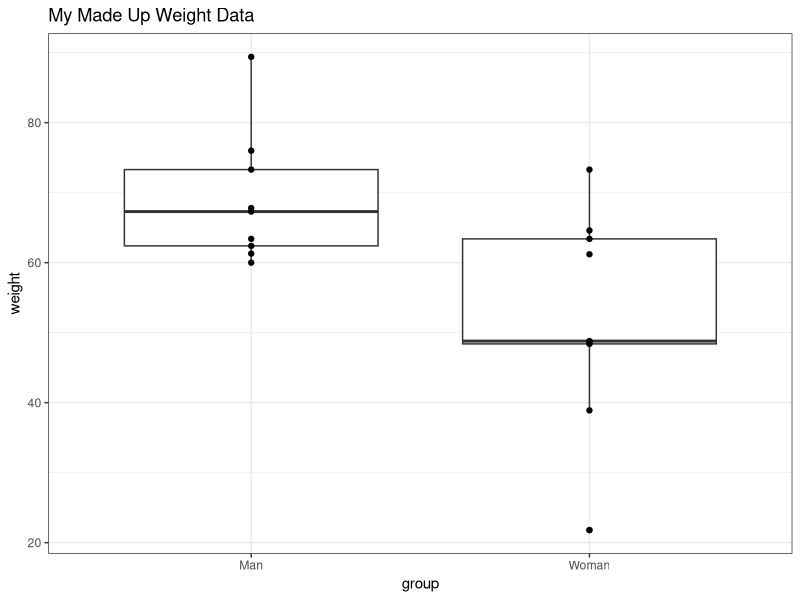

Reproduce this figure in R.
## ---- chunk 1
# Data in two numeric vectors
women_weight <- c(38.9, 61.2, 73.3, 21.8, 63.4, 64.6, 48.4, 48.8, 48.5)
men_weight <- c(67.8, 60, 63.4, 76, 89.4, 73.3, 67.3, 61.3, 62.4) 
# Create a data frame
weight_data <- data.frame( 
                group = rep(c("Woman", "Man"), each = 9),
                weight = c(women_weight,  men_weight)
                )
## ---- chunk 2
2+2
6^6
mean(c(6, 9, 10, 15, 8, 3, 6))
## ---- chunk 3
weight_data[8:11,] #showing a small slice of my weight data
t.test(weight~group, weight_data)
## ---- chunk 4
suppressMessages(library(tidyverse))
suppressMessages(library(knitr))
## ---- chunk 5
ggplot(weight_data, aes(x = group, y = weight))+
  geom_boxplot()+geom_point()+theme_bw()+
  ggtitle("My Made Up Weight Data")
## ---- chunk 6
class(weight_data)
